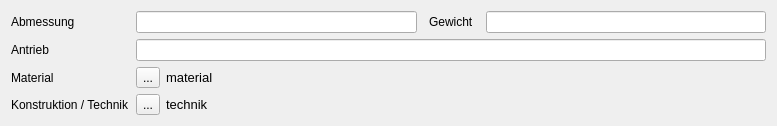
       <widget class="QWidget" name="TabTechnik">
        <property name="enabled">
         <bool>true</bool>
        </property>
        <attribute name="title">
         <string>Technik</string>
        </attribute>
        <layout class="QFormLayout" name="formLayout_6">
         <item row="0" column="0">
          <widget class="QLabel" name="lblAbmessung">
           <property name="text">
            <string>Abmessung</string>
           </property>
          </widget>
         </item>
         <item row="0" column="1">
          <layout class="QHBoxLayout" name="hlayoutAchsenStockwerke_2">
           <property name="spacing">
            <number>12</number>
           </property>
           <item>
            <widget class="QLineEdit" name="abmessung"/>
           </item>
           <item>
            <widget class="QLabel" name="lblGewicht">
             <property name="text">
              <string>Gewicht</string>
             </property>
            </widget>
           </item>
           <item>
            <widget class="QLineEdit" name="gewicht"/>
           </item>
          </layout>
         </item>
         <item row="1" column="0">
          <widget class="QLabel" name="lblAntrieb">
           <property name="text">
            <string>Antrieb</string>
           </property>
          </widget>
         </item>
         <item row="1" column="1">
          <layout class="QHBoxLayout" name="hlayoutGrundriss_2">
           <item>
            <widget class="QLineEdit" name="antrieb"/>
           </item>
          </layout>
         </item>
         <item row="2" column="0">
          <widget class="QLabel" name="lblMaterial_2">
           <property name="text">
            <string>Material</string>
           </property>
          </widget>
         </item>
         <item row="2" column="1">
          <layout class="QHBoxLayout" name="hlayoutMaterial_2">
           <item>
            <widget class="QToolButton" name="btn_material2">
             <property name="text">
              <string>...</string>
             </property>
            </widget>
           </item>
           <item>
            <widget class="QLabel" name="lbl_return_material2">
             <property name="minimumSize">
              <size>
               <width>600</width>
               <height>0</height>
              </size>
             </property>
             <property name="font">
              <font>
               <pointsize>10</pointsize>
               <weight>50</weight>
               <bold>false</bold>
              </font>
             </property>
             <property name="text">
              <string>material</string>
             </property>
             <property name="textFormat">
              <enum>Qt::PlainText</enum>
             </property>
             <property name="alignment">
              <set>Qt::AlignLeading|Qt::AlignLeft|Qt::AlignVCenter</set>
             </property>
             <property name="wordWrap">
              <bool>true</bool>
             </property>
             <property name="margin">
              <number>6</number>
             </property>
            </widget>
           </item>
          </layout>
         </item>
         <item row="3" column="0">
          <widget class="QLabel" name="lblTechnik_2">
           <property name="text">
            <string>Konstruktion / Technik</string>
           </property>
          </widget>
         </item>
         <item row="3" column="1">
          <layout class="QHBoxLayout" name="hlayoutTechnik_2">
           <item>
            <widget class="QToolButton" name="btn_konstruktion2">
             <property name="text">
              <string>...</string>
             </property>
            </widget>
           </item>
           <item>
            <widget class="QLabel" name="lbl_return_konstruktion2">
             <property name="minimumSize">
              <size>
               <width>600</width>
               <height>0</height>
              </size>
             </property>
             <property name="font">
              <font>
               <pointsize>10</pointsize>
               <weight>50</weight>
               <bold>false</bold>
              </font>
             </property>
             <property name="text">
              <string>technik</string>
             </property>
             <property name="textFormat">
              <enum>Qt::PlainText</enum>
             </property>
             <property name="alignment">
              <set>Qt::AlignLeading|Qt::AlignLeft|Qt::AlignVCenter</set>
             </property>
             <property name="wordWrap">
              <bool>true</bool>
             </property>
             <property name="margin">
              <number>6</number>
             </property>
            </widget>
           </item>
          </layout>
         </item>
        </layout>
       </widget>
